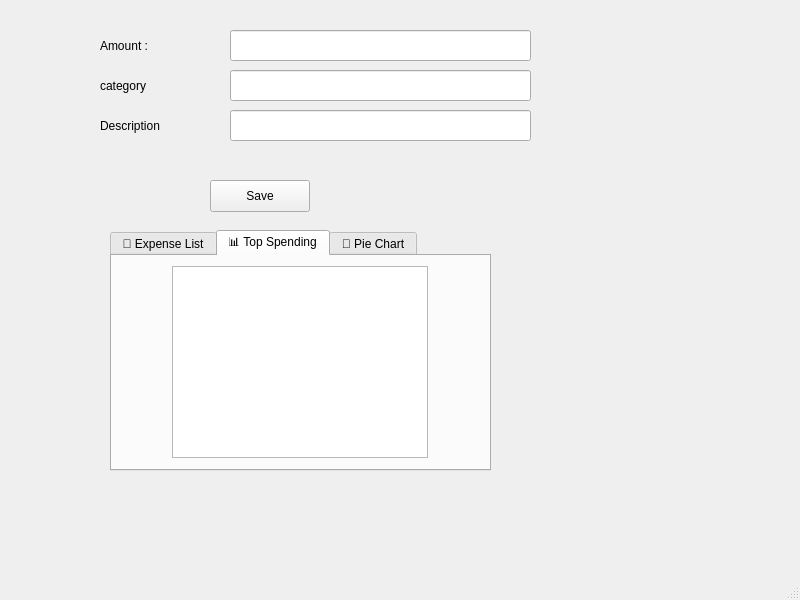
<?xml version="1.0" encoding="UTF-8"?>
<ui version="4.0">
 <class>MainWindow</class>
 <widget class="QMainWindow" name="MainWindow">
  <property name="geometry">
   <rect>
    <x>0</x>
    <y>0</y>
    <width>800</width>
    <height>600</height>
   </rect>
  </property>
  <property name="windowTitle">
   <string>MainWindow</string>
  </property>
  <widget class="QWidget" name="centralwidget">
   <widget class="QLineEdit" name="amountLineEdit">
    <property name="geometry">
     <rect>
      <x>230</x>
      <y>30</y>
      <width>301</width>
      <height>31</height>
     </rect>
    </property>
   </widget>
   <widget class="QLineEdit" name="categoryLineEdit">
    <property name="geometry">
     <rect>
      <x>230</x>
      <y>70</y>
      <width>301</width>
      <height>31</height>
     </rect>
    </property>
   </widget>
   <widget class="QLineEdit" name="descriptionLineEdit">
    <property name="geometry">
     <rect>
      <x>230</x>
      <y>110</y>
      <width>301</width>
      <height>31</height>
     </rect>
    </property>
   </widget>
   <widget class="QPushButton" name="addButton">
    <property name="geometry">
     <rect>
      <x>210</x>
      <y>180</y>
      <width>100</width>
      <height>32</height>
     </rect>
    </property>
    <property name="text">
     <string>Save</string>
    </property>
   </widget>
   <widget class="QLabel" name="label">
    <property name="geometry">
     <rect>
      <x>100</x>
      <y>35</y>
      <width>81</width>
      <height>21</height>
     </rect>
    </property>
    <property name="text">
     <string>Amount :</string>
    </property>
   </widget>
   <widget class="QLabel" name="label_2">
    <property name="geometry">
     <rect>
      <x>100</x>
      <y>70</y>
      <width>58</width>
      <height>31</height>
     </rect>
    </property>
    <property name="text">
     <string>category</string>
    </property>
   </widget>
   <widget class="QLabel" name="label_3">
    <property name="geometry">
     <rect>
      <x>100</x>
      <y>115</y>
      <width>71</width>
      <height>21</height>
     </rect>
    </property>
    <property name="text">
     <string>Description</string>
    </property>
   </widget>
   <widget class="QTabWidget" name="tabWidget">
    <property name="enabled">
     <bool>true</bool>
    </property>
    <property name="geometry">
     <rect>
      <x>110</x>
      <y>230</y>
      <width>381</width>
      <height>241</height>
     </rect>
    </property>
    <property name="currentIndex">
     <number>1</number>
    </property>
    <widget class="QWidget" name="tabExpenses">
     <attribute name="title">
      <string>🧾 Expense List</string>
     </attribute>
     <widget class="QListWidget" name="expenseListWidget">
      <property name="geometry">
       <rect>
        <x>70</x>
        <y>10</y>
        <width>256</width>
        <height>192</height>
       </rect>
      </property>
     </widget>
    </widget>
    <widget class="QWidget" name="tabTopSpending">
     <attribute name="title">
      <string>📊 Top Spending</string>
     </attribute>
     <widget class="QTextBrowser" name="summaryTextBrowser">
      <property name="geometry">
       <rect>
        <x>60</x>
        <y>10</y>
        <width>256</width>
        <height>192</height>
       </rect>
      </property>
     </widget>
    </widget>
    <widget class="QWidget" name="tabPieChart">
     <attribute name="title">
      <string>🥧 Pie Chart</string>
     </attribute>
    </widget>
   </widget>
  </widget>
  <widget class="QMenuBar" name="menubar">
   <property name="geometry">
    <rect>
     <x>0</x>
     <y>0</y>
     <width>800</width>
     <height>43</height>
    </rect>
   </property>
  </widget>
  <widget class="QStatusBar" name="statusbar"/>
 </widget>
 <resources/>
 <connections/>
</ui>
